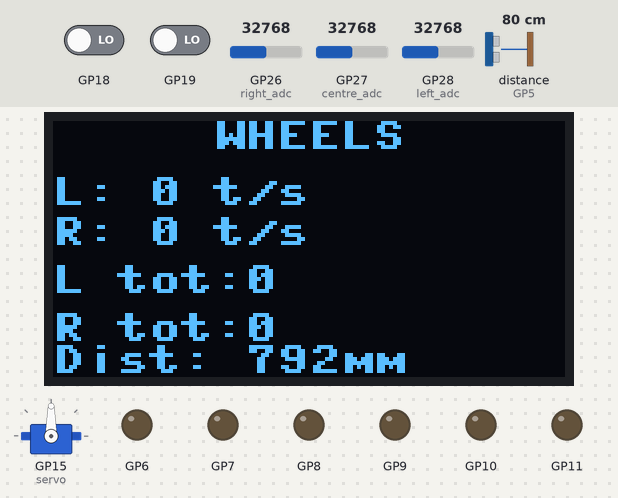
The program below on a simulated Raspberry Pi Pico running MicroPython. On the bench: 128×64 one-colour display, servo, output pins drawn as LEDs (lit = HIGH). The inputs (shaded band) are chosen by the test bench; at power-on: distance to the obstacle (sensor on GP5) 80 cm, GP18 LOW, GP26 (right_adc) = 32768, GP28 (left_adc) = 32768, GP19 LOW, GP27 (centre_adc) = 32768 (analog values on the 0–65535 scale). The echo pulse lasts 58.3 µs per cm; the board's own WiFi access point starts at once; servo angles are drawn from the pulse width (0.5 ms = 0°, 2.5 ms = 180°); files that are not in the repository are absent; library files of the repository ran but are not shown: ssd1306.py; pins used as bus, display or sensor lines are not drawn; what the program prints to the serial console is not drawn.

Above: at 5.3 s.
5.4 s: distance to the obstacle (sensor on GP5) set to 2 cm
At 6.9 s:
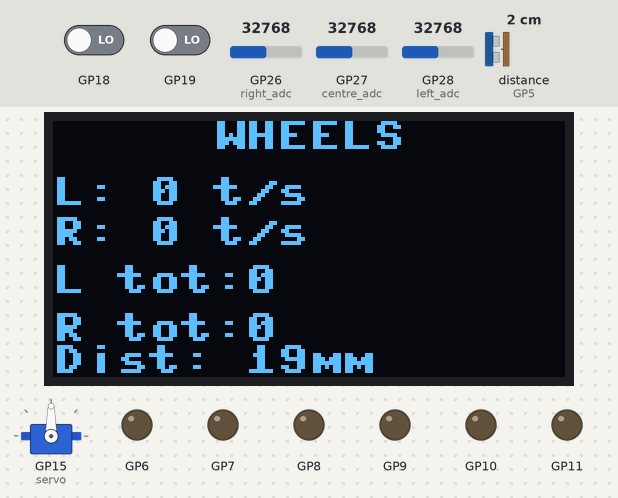
7.2 s: GP18 driven HIGH
At 8.3 s:
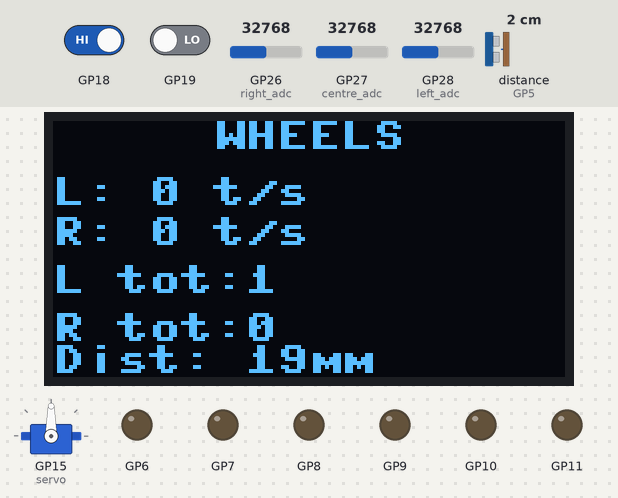
9.0 s: GP26 (right_adc) set to 45874
At 10.37 s:
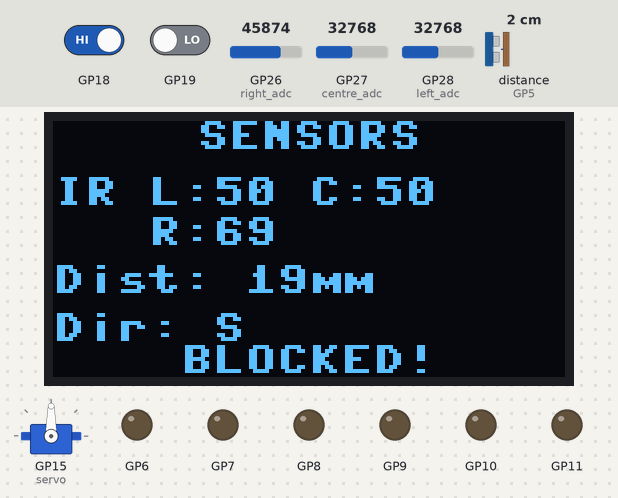
12.0 s: GP28 (left_adc) set to 19660
At 12.47 s:
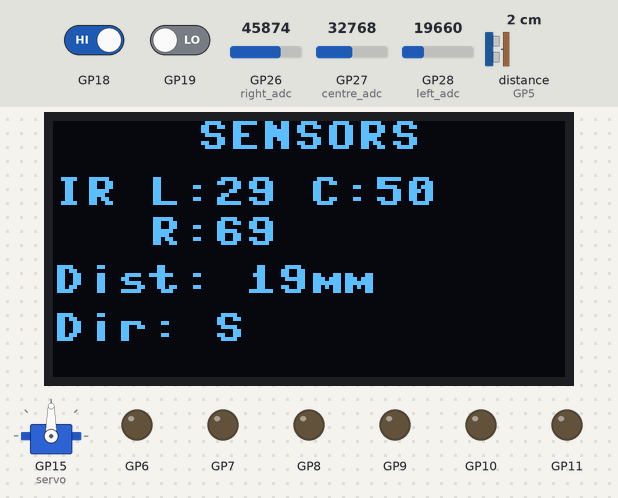
13.8 s: distance to the obstacle (sensor on GP5) set to 18 cm
At 16.1 s:
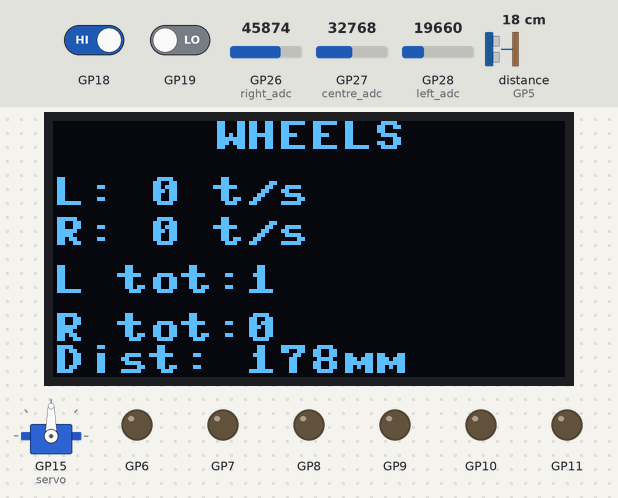
16.8 s: GP19 driven HIGH
At 18.4 s:
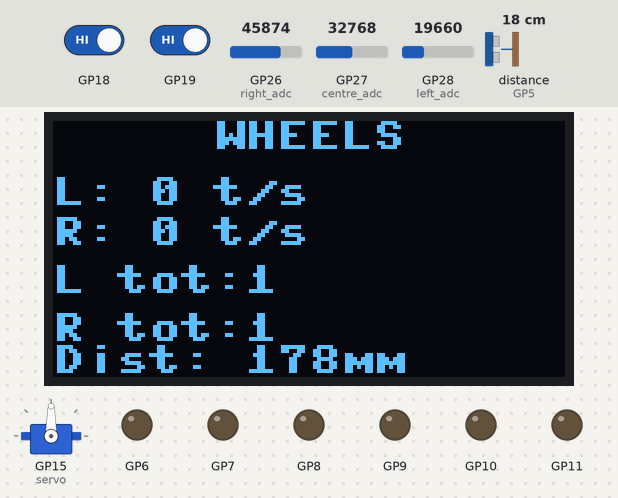
Timing chart, 0 to 19.6 s (numbered marks = the images above; inputs shaded):
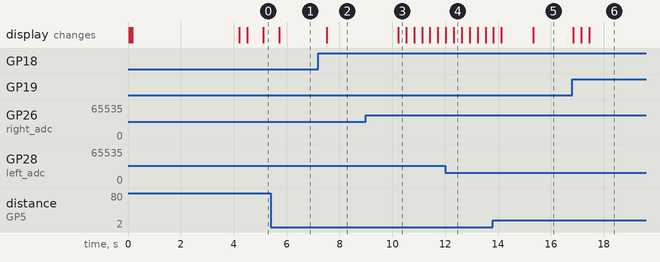

The program:

rc_car.py
```python
"""
RC Car — WiFi remote control with collision avoidance and OLED display.
Upload to Pico W as main.py. Requires ssd1306.py on the board.

HOW TO UPLOAD (run these in Terminal one at a time):

    1. Install the upload tool (only need to do this once ever):
       pip install mpremote

    2. Plug your Pico W into USB. Find its port:
       ls /dev/tty.usbmodem*
       (it'll print something like /dev/tty.usbmodem1101 — use that below)

    3. Wipe the Pico clean:
       mpremote connect /dev/tty.usbmodem1101 exec "import os; [os.remove(f) for f in os.listdir()]"

    4. Upload the OLED driver:
       mpremote connect /dev/tty.usbmodem1101 cp ssd1306.py :ssd1306.py

    5. Upload this file as main.py (so it runs automatically on boot):
       mpremote connect /dev/tty.usbmodem1101 cp rc_car.py :main.py

    6. Restart the Pico:
       mpremote connect /dev/tty.usbmodem1101 reset

    7. Connect your laptop to the "PicoRobot" WiFi (password: robot1234),
       open http://192.168.4.1 in your browser, and drive with arrow keys.
"""

from machine import Pin, PWM, ADC, I2C
import machine as mach
import network
import socket
import json
import time

from ssd1306 import SSD1306_I2C


# Pin Configuration
# Modify these to match your wiring
MOTOR_LEFT_IN1  = 11
MOTOR_LEFT_IN2  = 10
MOTOR_LEFT_EN   = 7
MOTOR_RIGHT_IN1 = 8
MOTOR_RIGHT_IN2 = 9
MOTOR_RIGHT_EN  = 6
ENCODER_LEFT    = 18
ENCODER_RIGHT   = 19
IR_LEFT         = 28
IR_CENTRE       = 27
IR_RIGHT        = 26
OLED_SDA        = 12
OLED_SCL        = 13
US_TRIG         = 4
US_ECHO         = 5
SERVO_PIN       = 15

# Tuning
DRIVE_SPEED    = 30
KP             = 17
MIN_DUTY       = 10
PIVOT_SPEED    = 25
SAFE_DISTANCE  = 150   # mm, forward blocked below this
CMD_TIMEOUT_MS = 600   # ms, motors stop if no command received

# WiFi
AP_SSID = "PicoRobot"
AP_PASS = "robot1234"

VALID_CMDS = {"S", "F", "B", "L", "R", "FL", "FR", "BL", "BR"}


class Motor:
    def __init__(self, side, in1_pin, in2_pin, en_pin):
        self.side = side
        self.IN1 = Pin(in1_pin, Pin.OUT)
        self.IN2 = Pin(in2_pin, Pin.OUT)
        self.EN = PWM(Pin(en_pin))
        self.EN.freq(1000)

    def duty(self, pwm):
        pwm = min(max(pwm, 0), 100)
        self.EN.duty_u16(int(655 * pwm))

    def set_forwards(self):
        if self.side == "left":
            self.IN1.on(); self.IN2.off()
        else:
            self.IN1.off(); self.IN2.on()

    def set_backwards(self):
        if self.side == "left":
            self.IN1.off(); self.IN2.on()
        else:
            self.IN1.on(); self.IN2.off()

    def stop(self):
        self.EN.duty_u16(0)


class Encoder:
    def __init__(self, pin_number):
        self.pin = Pin(pin_number, Pin.IN)
        self._count = 0
        self.pin.irq(trigger=Pin.IRQ_RISING, handler=self._callback)

    def _callback(self, pin):
        self._count += 1

    def get_count(self):
        return self._count

    def clear_count(self):
        self._count = 0


# Hardware

left_motor  = Motor("left", MOTOR_LEFT_IN1, MOTOR_LEFT_IN2, MOTOR_LEFT_EN)
right_motor = Motor("right", MOTOR_RIGHT_IN1, MOTOR_RIGHT_IN2, MOTOR_RIGHT_EN)

left_encoder  = Encoder(ENCODER_LEFT)
right_encoder = Encoder(ENCODER_RIGHT)

left_adc   = ADC(Pin(IR_LEFT))
centre_adc = ADC(Pin(IR_CENTRE))
right_adc  = ADC(Pin(IR_RIGHT))

i2c = I2C(0, sda=Pin(OLED_SDA), scl=Pin(OLED_SCL), freq=200000)
try:
    oled = SSD1306_I2C(128, 64, i2c)
    has_oled = True
except Exception:
    has_oled = False
    print("OLED not found, continuing without display")

us_trig = Pin(US_TRIG, Pin.OUT)
us_echo = Pin(US_ECHO, Pin.IN)
us_trig.value(0)

servo = PWM(Pin(SERVO_PIN))
servo.freq(50)


def servo_angle(angle):
    pulse_us = 500 + (2500 - 500) * angle // 180
    servo.duty_u16(pulse_us * 65535 // 20000)

servo_angle(90)


# Ultrasonic

def read_distance_mm():
    us_trig.value(0)
    time.sleep_us(5)
    us_trig.value(1)
    time.sleep_us(10)
    us_trig.value(0)
    duration = mach.time_pulse_us(us_echo, 1, 30000)
    if duration < 0:
        return -1
    return duration * 17 // 100


# Encoder Speed

_last_l = 0
_last_r = 0
_last_spd_ms = time.ticks_ms()
left_tps = 0
right_tps = 0

def update_wheel_speeds():
    global _last_l, _last_r, _last_spd_ms, left_tps, right_tps
    now = time.ticks_ms()
    dt = time.ticks_diff(now, _last_spd_ms)
    if dt < 200:
        return
    lc = left_encoder.get_count()
    rc = right_encoder.get_count()
    left_tps  = (lc - _last_l) * 1000 // dt
    right_tps = (rc - _last_r) * 1000 // dt
    _last_l = lc
    _last_r = rc
    _last_spd_ms = now


# IR Sensors

def read_ir():
    l = left_adc.read_u16()   * 100 // 65535
    c = centre_adc.read_u16() * 100 // 65535
    r = right_adc.read_u16()  * 100 // 65535
    return l, c, r


# Drive Control (proportional steering via EMA filter)

smooth_pos = 0

def apply_drive(cmd, dist_mm):
    global smooth_pos

    blocked = 0 < dist_mm < SAFE_DISTANCE

    if cmd == "S":
        smooth_pos = 0
        left_motor.stop()
        right_motor.stop()
        return blocked

    if cmd in ("F", "FL", "FR") and blocked:
        smooth_pos = 0
        left_motor.stop()
        right_motor.stop()
        return True

    # Pivot in place
    if cmd == "L":
        smooth_pos = 0
        left_motor.set_backwards()
        right_motor.set_forwards()
        left_motor.duty(PIVOT_SPEED)
        right_motor.duty(PIVOT_SPEED)
        return blocked

    if cmd == "R":
        smooth_pos = 0
        left_motor.set_forwards()
        right_motor.set_backwards()
        left_motor.duty(PIVOT_SPEED)
        right_motor.duty(PIVOT_SPEED)
        return blocked

    # Forward/backward with proportional steering
    if cmd in ("FL", "BL"):
        target = -70
    elif cmd in ("FR", "BR"):
        target = 70
    else:
        target = 0

    smooth_pos = (smooth_pos * 3 + target) // 4
    correction = (smooth_pos * KP) // 100

    left_speed  = DRIVE_SPEED + correction
    right_speed = DRIVE_SPEED - correction
    going_fwd = cmd in ("F", "FL", "FR")

    if going_fwd:
        left_motor.set_forwards()
        right_motor.set_forwards()
    else:
        left_motor.set_backwards()
        right_motor.set_backwards()

    if left_speed < 0:
        left_motor.set_backwards() if going_fwd else left_motor.set_forwards()
        left_speed = -left_speed

    if right_speed < 0:
        right_motor.set_backwards() if going_fwd else right_motor.set_forwards()
        right_speed = -right_speed

    left_motor.duty(max(left_speed, MIN_DUTY))
    right_motor.duty(max(right_speed, MIN_DUTY))
    return blocked


# OLED Display (alternates pages every 5s)

_last_oled_ms = 0

def update_oled(cmd, dist_mm, blocked, ir_l, ir_c, ir_r):
    global _last_oled_ms
    if not has_oled:
        return

    now = time.ticks_ms()
    if time.ticks_diff(now, _last_oled_ms) < 300:
        return
    _last_oled_ms = now

    page = (now // 5000) % 2
    oled.fill(0)

    if page == 0:
        oled.text("SENSORS", 36, 0)
        oled.text("IR L:{} C:{}".format(ir_l, ir_c), 0, 14)
        oled.text("   R:{}".format(ir_r), 0, 24)
        dist_str = "---" if dist_mm < 0 else "{}mm".format(dist_mm)
        oled.text("Dist: " + dist_str, 0, 36)
        oled.text("Dir: {}".format(cmd), 0, 48)
        if blocked and (now // 300) % 2:
            oled.text("BLOCKED!", 32, 56)
    else:
        oled.text("WHEELS", 40, 0)
        oled.text("L: {} t/s".format(left_tps), 0, 14)
        oled.text("R: {} t/s".format(right_tps), 0, 24)
        oled.text("L tot:{}".format(left_encoder.get_count()), 0, 36)
        oled.text("R tot:{}".format(right_encoder.get_count()), 0, 48)
        dist_str = "---" if dist_mm < 0 else "{}mm".format(dist_mm)
        oled.text("Dist: " + dist_str, 0, 56)

    oled.show()


# WiFi

def load_wifi():
    try:
        with open("wifi.json") as f:
            return json.load(f)
    except Exception:
        return None

def save_wifi(ssid, password):
    with open("wifi.json", "w") as f:
        json.dump({"ssid": ssid, "password": password}, f)

def connect_wifi(ssid, password):
    wlan = network.WLAN(network.STA_IF)
    wlan.active(True)
    wlan.connect(ssid, password)
    for _ in range(20):
        if wlan.isconnected():
            ip = wlan.ifconfig()[0]
            print("WiFi connected:", ip)
            return ip
        time.sleep(0.5)
    print("WiFi connection failed")
    return None

def start_ap():
    ap = network.WLAN(network.AP_IF)
    ap.active(True)
    ap.config(essid=AP_SSID, password=AP_PASS)
    while not ap.active():
        time.sleep(0.1)
    ip = ap.ifconfig()[0]
    print("AP mode: {} pass:{} -> http://{}".format(AP_SSID, AP_PASS, ip))
    return ip


# Web Interface

HTML = b"""<!DOCTYPE html><html><head>
<meta name="viewport" content="width=device-width">
<title>RC Car</title><style>
*{box-sizing:border-box}
body{background:#111;color:#fff;font-family:monospace;text-align:center;
padding:20px;user-select:none;margin:0}
h2{color:#0f0;margin:10px}
#dir{font-size:32px;margin:20px;color:#0ff}
#warn{color:#f44;font-size:22px;font-weight:bold;min-height:30px}
#dist{color:#aaa;margin:10px;font-size:16px}
.k{color:#555;margin-top:30px}
</style></head><body>
<h2>RC CAR</h2>
<div id="dir">STOPPED</div>
<div id="warn"></div>
<div id="dist"></div>
<div class="k">Arrow Keys to Drive</div>
<script>
var k={},L="S";
var N={S:"STOPPED",F:"FORWARD",B:"BACKWARD",L:"LEFT",R:"RIGHT",
FL:"FWD+LEFT",FR:"FWD+RIGHT",BL:"BACK+LEFT",BR:"BACK+RIGHT"};
function s(d){
if(d===L)return;L=d;
fetch("/cmd?d="+d).catch(function(){});
document.getElementById("dir").textContent=N[d]||d;
}
function u(){
var f=k[38],b=k[40],l=k[37],r=k[39],d="S";
if(f&&!b){d=l?"FL":r?"FR":"F";}
else if(b&&!f){d=l?"BL":r?"BR":"B";}
else if(l){d="L";}
else if(r){d="R";}
s(d);
}
document.onkeydown=function(e){
if(e.keyCode>=37&&e.keyCode<=40){e.preventDefault();k[e.keyCode]=1;u();}
};
document.onkeyup=function(e){
if(e.keyCode>=37&&e.keyCode<=40){e.preventDefault();delete k[e.keyCode];u();}
};
setInterval(function(){
fetch("/status").then(function(r){return r.json();}).then(function(d){
var dt=d.dist<0?"Dist: no echo":"Dist: "+d.dist+"mm";
document.getElementById("dist").textContent=dt;
document.getElementById("warn").textContent=d.blocked?"OBSTACLE DETECTED!":"";
}).catch(function(){});
},500);
</script></body></html>"""


# HTTP Server

current_cmd  = "S"
last_cmd_ms  = time.ticks_ms()
current_dist = -1
is_blocked   = False

def handle_http(conn):
    global current_cmd, last_cmd_ms, ap_mode, current_ip

    conn.settimeout(1.0)
    try:
        data = conn.recv(1024)
    except Exception:
        conn.close()
        return

    if not data:
        conn.close()
        return

    try:
        first_line = data.split(b"\r\n")[0].decode()
        method, path, _ = first_line.split(" ", 2)
    except Exception:
        conn.close()
        return

    if path == "/" and method == "GET":
        hdr = "HTTP/1.0 200 OK\r\nContent-Type:text/html\r\nContent-Length:{}\r\n\r\n".format(len(HTML))
        conn.send(hdr.encode())
        conn.send(HTML)

    elif path.startswith("/cmd") and method == "GET":
        idx = path.find("d=")
        if idx >= 0:
            cmd = path[idx+2:].split("&")[0].split(" ")[0]
            if cmd in VALID_CMDS:
                current_cmd = cmd
        last_cmd_ms = time.ticks_ms()
        conn.send(b"HTTP/1.0 200 OK\r\nContent-Length:2\r\n\r\nOK")

    elif path == "/status" and method == "GET":
        body = json.dumps({"dist": current_dist, "blocked": is_blocked})
        hdr = "HTTP/1.0 200 OK\r\nContent-Type:application/json\r\nContent-Length:{}\r\n\r\n".format(len(body))
        conn.send(hdr.encode())
        conn.send(body.encode())

    elif path == "/wifi" and method == "POST":
        bstart = data.find(b"\r\n\r\n")
        body = data[bstart + 4:] if bstart >= 0 else b""
        try:
            d = json.loads(body)
            save_wifi(d["ssid"], d["password"])
            ip = connect_wifi(d["ssid"], d["password"])
            if ip:
                resp = json.dumps({"status": "connected", "ip": ip})
                current_ip = ip
                ap_mode = False
            else:
                resp = json.dumps({"status": "failed"})
        except Exception:
            resp = json.dumps({"error": "bad request"})
        hdr = "HTTP/1.0 200 OK\r\nContent-Type:application/json\r\nContent-Length:{}\r\n\r\n".format(len(resp))
        conn.send(hdr.encode())
        conn.send(resp.encode())

    else:
        conn.send(b"HTTP/1.0 404 Not Found\r\nContent-Length:9\r\n\r\nNot Found")

    conn.close()


# Line Following (disabled, see line_follower_backup.py)
#
# def calibrate():
#     ...
#
# def get_line_position():
#     ...


# RGB Sensor (APDS9960, not wired)
# Wire to I2C0 (SDA=GP12, SCL=GP13), address 0x39.
#
# from APDS9960LITE import APDS9960LITE
# rgb_sensor = APDS9960LITE(i2c)
# rgb_sensor.als.enableSensor()
#
# def read_rgb():
#     return (rgb_sensor.als.redLightLevel,
#             rgb_sensor.als.greenLightLevel,
#             rgb_sensor.als.blueLightLevel)


# Startup

print("RC Car starting...")

if has_oled:
    oled.fill(0)
    oled.text("RC CAR", 40, 10)
    oled.text("Connecting...", 12, 30)
    oled.show()

ap_mode = True
current_ip = "?"

saved = load_wifi()
if saved:
    ip = connect_wifi(saved["ssid"], saved["password"])
    if ip:
        current_ip = ip
        ap_mode = False

if ap_mode:
    current_ip = start_ap()

srv = socket.socket()
srv.setsockopt(socket.SOL_SOCKET, socket.SO_REUSEADDR, 1)
srv.bind(socket.getaddrinfo("0.0.0.0", 80)[0][-1])
srv.listen(2)
srv.settimeout(0)

print("Server: http://{}".format(current_ip))

if has_oled:
    oled.fill(0)
    oled.text("RC CAR READY", 8, 0)
    if ap_mode:
        oled.text("WiFi:", 0, 16)
        oled.text(AP_SSID, 0, 26)
        oled.text("Pass:" + AP_PASS, 0, 36)
    oled.text(current_ip, 0, 48)
    oled.show()
    time.sleep(4)


# Main Loop

loop_count = 0
dist_tick = 0

try:
    while True:
        try:
            conn, addr = srv.accept()
            handle_http(conn)
        except OSError:
            pass

        if time.ticks_diff(time.ticks_ms(), last_cmd_ms) > CMD_TIMEOUT_MS:
            if current_cmd != "S":
                current_cmd = "S"

        dist_tick += 1
        if dist_tick >= 20:
            dist_tick = 0
            current_dist = read_distance_mm()

        is_blocked = apply_drive(current_cmd, current_dist)
        update_wheel_speeds()
        ir_l, ir_c, ir_r = read_ir()

        try:
            update_oled(current_cmd, current_dist, is_blocked, ir_l, ir_c, ir_r)
        except Exception:
            pass

        loop_count += 1
        if loop_count % 500 == 0:
            print("cmd:{} dist:{}mm bl:{} Lspd:{} Rspd:{}".format(
                current_cmd, current_dist, is_blocked, left_tps, right_tps))

        time.sleep(0.005)

except Exception as e:
    left_motor.stop()
    right_motor.stop()
    servo.deinit()
    print("CRASH:", e)
```

Measured:
- after the input at 5.4 s, the display: changes after 0.32 s (image 1)
- after the input at 7.2 s, the display: changes after 0.32 s (image 2)
- after the input at 12.0 s, the display: first differs from a run without the input after 0.33 s (image 4)
- after the input at 16.8 s, the display: changes after 0.05 s (image 6)
